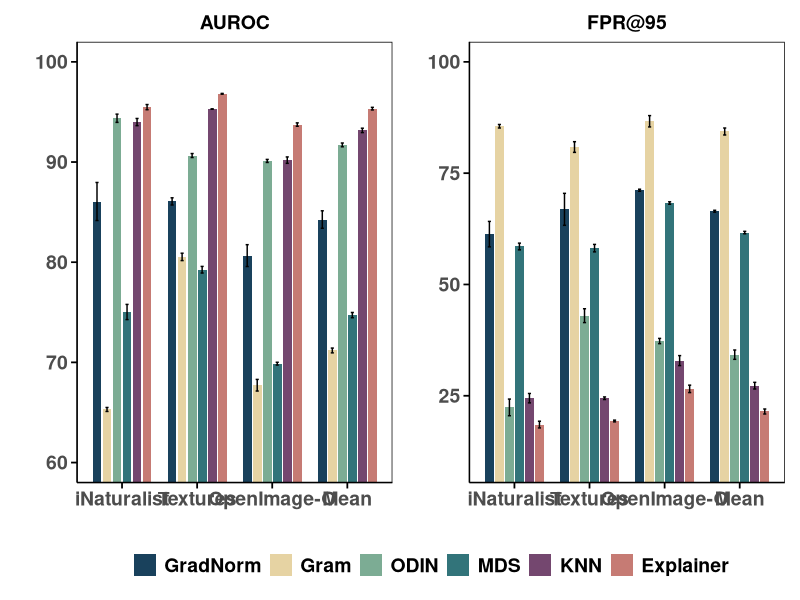

The R script that drew this image:
# Load necessary libraries
library(ggplot2)
library(patchwork)  # For combining plots
library(gridExtra)

# Create the updated data frame
data <- data.frame(
  Method = rep(c("GradNorm", "Gram", "ODIN", "MDS", "KNN", "Explainer"), each = 4),
  Dataset = rep(c("iNaturalist", "Textures", "OpenImage-O", "Mean"), times = 6),
  
  AUROC_mean = c(86.06, 86.07, 80.66, 84.26,
                 65.30, 80.53, 67.72, 71.19,
                 94.37, 90.65, 90.11, 91.71,
                 75.03, 79.25, 69.87, 74.72,
                 93.99, 95.29, 90.19, 93.16,
                 95.48, 96.81, 93.74, 95.33),
  
  AUROC_sd = c(1.90, 0.36, 1.09, 0.87,
               0.20, 0.37, 0.58, 0.24,
               0.41, 0.20, 0.15, 0.19,
               0.76, 0.33, 0.14, 0.26,
               0.36, 0.02, 0.32, 0.22,
               0.26, 0.04, 0.17, 0.13),

  FPR_95_mean = c(61.31, 66.88, 71.16, 66.45,
                  85.54, 80.87, 86.66, 84.36,
                  22.39, 42.99, 37.30, 34.23,
                  58.53, 58.16, 68.29, 61.66,
                  24.46, 24.45, 32.90, 27.27,
                  18.53, 19.33, 26.55, 21.47),

  FPR_95_sd = c(2.86, 3.59, 0.23, 0.22,
                0.40, 1.20, 1.27, 0.78,
                1.87, 1.56, 0.59, 1.05,
                0.75, 0.84, 0.28, 0.27,
                1.06, 0.29, 1.12, 0.75,
                0.75, 0.19, 0.83, 0.56)
)

# Set factor levels for correct plot ordering
data$Method <- factor(data$Method, levels = c("GradNorm", "Gram", "ODIN", "MDS", "KNN", "Explainer"))
data$Dataset <- factor(data$Dataset, levels = c("iNaturalist", "Textures", "OpenImage-O", "Mean"))

# Create AUROC Plot with Standard Deviation
plot_auroc <- ggplot(data, aes(x = Dataset, y = AUROC_mean, fill = Method)) +
  geom_bar(stat = "identity", position = position_dodge(width = 0.8), width = 0.7) +
  geom_errorbar(aes(ymin = AUROC_mean - AUROC_sd, ymax = AUROC_mean + AUROC_sd),
                position = position_dodge(width = 0.8), width = 0.25) +
  coord_cartesian(ylim = c(60, 100)) +
  labs(title = "AUROC", y = "", x = "") +
  theme_minimal() +
  theme(
    axis.ticks = element_line(color = "black", size = 0.6),
    axis.ticks.length = unit(0.15, "cm"),
    axis.text.x = element_text(angle = 0, hjust = 0.5, size = 14, face = "bold"),
    axis.text.y = element_text(size = 14, face = "bold"),
    plot.title = element_text(hjust = 0.5, size = 14, face = "bold"),
    panel.grid = element_blank(),
    axis.line = element_line(colour = "black"),
    panel.border = element_rect(colour = "black", fill = NA, linewidth = 0.5),
    legend.position = "none"
  ) +
  scale_fill_manual(values = c(
    "#19415c", "#e6d3a3", "#7cac94",
    "#32747a", "#74476f", "#c67b74"
  )) +
  scale_x_discrete(expand = c(0.15, 0.15))

# Create FPR@95 Plot with Standard Deviation
plot_fpr95 <- ggplot(data, aes(x = Dataset, y = FPR_95_mean, fill = Method)) +
  geom_bar(stat = "identity", position = position_dodge(width = 0.8), width = 0.7) +
  geom_errorbar(aes(ymin = FPR_95_mean - FPR_95_sd, ymax = FPR_95_mean + FPR_95_sd),
                position = position_dodge(width = 0.8), width = 0.25) +
  coord_cartesian(ylim = c(10, 100)) +
  labs(title = "FPR@95", y = "", x = "", fill = NULL) +
  theme_minimal() +
  theme(
    axis.ticks = element_line(color = "black", size = 0.6),
    axis.ticks.length = unit(0.15, "cm"),
    axis.text.x = element_text(angle = 0, hjust = 0.5, size = 14, face = "bold"),
    axis.text.y = element_text(size = 14, face = "bold"),
    plot.title = element_text(hjust = 0.5, size = 14, face = "bold"),
    legend.text = element_text(size = 14, face = "bold"),
    legend.title = element_text(size = 14),
    panel.grid = element_blank(),
    axis.line = element_line(colour = "black"),
    panel.border = element_rect(colour = "black", fill = NA, linewidth = 0.5),
    legend.position = "none"
  ) +
  scale_fill_manual(values = c(
    "#19415c", "#e6d3a3", "#7cac94",
    "#32747a", "#74476f", "#c67b74"
  )) +
  scale_x_discrete(expand = c(0.15, 0.15))

# Combine both plots side by side
combined_plot <- (plot_auroc + plot_fpr95 + plot_layout(ncol = 2, guides = "collect")) &
  theme(legend.position = "bottom",
        legend.direction = "horizontal",
        legend.box = "horizontal",
        legend.justification = "center",
        legend.text = element_text(size = 14, face = "bold"),
        legend.title = element_blank()) &
  guides(fill = guide_legend(nrow = 1))

# Save the combined plot
ggsave("OOD-ImageNet200.pdf", plot = combined_plot, width = 11, height = 4)
